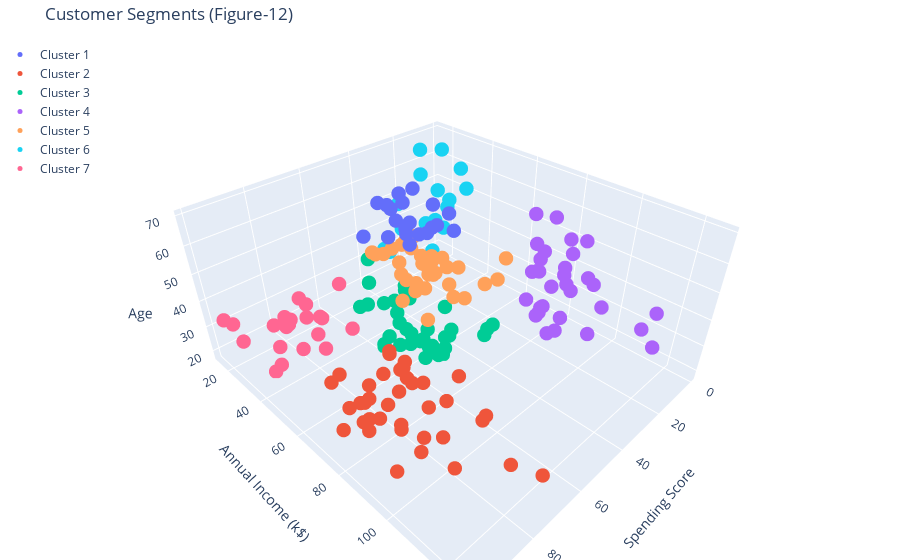

This figure's notebook cell:
### Markdown cell above
#### Interactive Visualization of 3D Clusters using Plotly

### Code cell
# Create traces for each cluster
trace0 = go.Scatter3d(
    x=df02['Spending Score (1-100)'],
    y=df02['Annual Income (k$)'],
    z=df02['Age'],
    mode='markers',
    marker=dict(size=5),
    name='Cluster 1'
)

trace1 = go.Scatter3d(
    x=df12['Spending Score (1-100)'],
    y=df12['Annual Income (k$)'],
    z=df12['Age'],
    mode='markers',
    marker=dict(size=5),
    name='Cluster 2'
)

trace2 = go.Scatter3d(
    x=df22['Spending Score (1-100)'],
    y=df22['Annual Income (k$)'],
    z=df22['Age'],
    mode='markers',
    marker=dict(size=5),
    name='Cluster 3'
)

trace3 = go.Scatter3d(
    x=df32['Spending Score (1-100)'],
    y=df32['Annual Income (k$)'],
    z=df32['Age'],
    mode='markers',
    marker=dict(size=5),
    name='Cluster 4'
)

trace4 = go.Scatter3d(
    x=df42['Spending Score (1-100)'],
    y=df42['Annual Income (k$)'],
    z=df42['Age'],
    mode='markers',
    marker=dict(size=5),
    name='Cluster 5'
)

trace5 = go.Scatter3d(
    x=df52['Spending Score (1-100)'],
    y=df52['Annual Income (k$)'],
    z=df52['Age'],
    mode='markers',
    marker=dict(size=5),
    name='Cluster 6'
)

trace6 = go.Scatter3d(
    x=df62['Spending Score (1-100)'],
    y=df62['Annual Income (k$)'],
    z=df62['Age'],
    mode='markers',
    marker=dict(size=5),
    name='Cluster 7'
)

# Combine all traces
data = [trace0, trace1, trace2, trace3, trace4, trace5, trace6]

# Layout configuration
layout = go.Layout(
    title='Customer Segments (Figure-12)',
    scene=dict(
        xaxis_title='Spending Score',
        yaxis_title='Annual Income (k$)',
        zaxis_title='Age'
    ),
    margin=dict(l=0, r=0, b=0, t=40),
    legend=dict(x=0, y=1)
)

# Plot figure
fig = go.Figure(data=data, layout=layout)
fig.show()

### Figure 1 — Plotly figure (JSON) as saved in the notebook; plotly's stock layout.template omitted (floating-point values rounded to 4 significant figures)
{"data": [{"marker": {"size": 5}, "mode": "markers", "name": "Cluster 1", "type": "scatter3d", "x": [35, 60, 46, 56, 52, 51, 48, 55, 49, 56, 47, 51, 41, 55, 59, 50, 43, 48, 52, 43], "y": [38, 43, 44, 46, 47, 48, 48, 49, 50, 50, 54, 54, 54, 59, 62, 63, 63, 63, 63, 65], "z": [65, 59, 69, 70, 67, 63, 68, 70, 60, 60, 59, 57, 67, 68, 67, 66, 68, 66, 65, 63]}, {"marker": {"size": 5}, "mode": "markers", "name": "Cluster 2", "type": "scatter3d", "x": [91, 77, 95, 75, 75, 71, 88, 73, 72, 93, 87, 97, 74, 90, 88, 76, 89, 78, 73, 83, 93, 75, 95, 63, 75, 92, 86, 69, 90, 86, 88, 97, 68, 85, 69, 91, 79, 74], "y": [69, 70, 71, 71, 71, 72, 73, 73, 74, 75, 76, 77, 77, 78, 78, 78, 78, 78, 78, 79, 81, 85, 86, 87, 87, 87, 88, 88, 93, 97, 98, 99, 101, 103, 103, 113, 120, 126], "z": [39, 31, 40, 38, 39, 31, 29, 32, 35, 32, 32, 28, 32, 34, 39, 38, 27, 30, 30, 29, 31, 36, 33, 32, 28, 36, 30, 27, 35, 32, 29, 30, 28, 36, 32, 38, 35, 32]}, {"marker": {"size": 5}, "mode": "markers", "name": "Cluster 3", "type": "scatter3d", "x": [39, 40, 61, 47, 42, 42, 60, 54, 51, 55, 59, 59, 47, 54, 52, 57, 55, 60, 41, 42, 52, 50, 49, 41, 55, 42, 54, 46, 48, 50, 56, 29, 34, 40], "y": [15, 17, 39, 40, 40, 40, 42, 43, 46, 46, 48, 48, 48, 54, 54, 54, 57, 58, 59, 60, 60, 60, 61, 62, 62, 62, 63, 64, 65, 65, 67, 70, 72, 76], "z": [19, 31, 31, 27, 29, 31, 33, 31, 27, 19, 18, 19, 32, 26, 23, 21, 22, 34, 18, 32, 24, 27, 20, 23, 26, 21, 19, 19, 18, 19, 27, 23, 25, 28]}, {"marker": {"size": 5}, "mode": "markers", "name": "Cluster 4", "type": "scatter3d", "x": [11, 9, 5, 7, 10, 5, 12, 22, 17, 20, 16, 1, 1, 5, 26, 20, 27, 13, 10, 13, 15, 14, 32, 15, 39, 24, 17, 23, 8, 16, 28], "y": [71, 71, 73, 73, 74, 75, 77, 78, 78, 78, 78, 78, 78, 81, 85, 86, 87, 87, 87, 88, 88, 93, 97, 98, 99, 101, 103, 103, 113, 120, 126], "z": [59, 47, 20, 44, 19, 57, 25, 34, 43, 44, 47, 37, 34, 19, 50, 42, 36, 40, 36, 52, 58, 59, 37, 46, 41, 54, 41, 34, 33, 47, 45]}, {"marker": {"size": 5}, "mode": "markers", "name": "Cluster 5", "type": "scatter3d", "x": [36, 55, 52, 45, 41, 50, 46, 59, 50, 42, 53, 48, 42, 55, 44, 46, 58, 46, 49, 40, 47, 42, 48, 56, 46, 42, 59, 43, 57, 40, 58, 35, 36, 35], "y": [39, 40, 42, 43, 43, 44, 46, 47, 48, 49, 54, 54, 54, 54, 54, 54, 57, 58, 60, 60, 60, 61, 62, 62, 63, 64, 65, 67, 67, 67, 69, 71, 77, 79], "z": [48, 50, 49, 50, 47, 51, 53, 54, 43, 47, 45, 40, 49, 38, 46, 48, 55, 50, 48, 40, 47, 48, 49, 49, 54, 38, 49, 51, 50, 38, 40, 43, 48, 56]}, {"marker": {"size": 5}, "mode": "markers", "name": "Cluster 6", "type": "scatter3d", "x": [6, 6, 3, 14, 15, 13, 35, 29, 35, 5, 14, 32, 31, 4, 4, 14, 17, 26, 28], "y": [16, 18, 19, 19, 20, 20, 21, 23, 24, 25, 28, 28, 29, 30, 33, 33, 34, 37, 39], "z": [20, 35, 64, 67, 58, 37, 35, 52, 35, 46, 54, 45, 40, 60, 53, 49, 42, 36, 49]}, {"marker": {"size": 5}, "mode": "markers", "name": "Cluster 7", "type": "scatter3d", "x": [81, 77, 76, 94, 72, 99, 77, 79, 66, 98, 73, 73, 82, 61, 87, 73, 92, 81, 73, 75, 92, 65], "y": [15, 16, 17, 18, 19, 19, 20, 20, 21, 23, 24, 25, 28, 28, 29, 30, 33, 33, 34, 37, 38, 39], "z": [21, 23, 22, 23, 30, 35, 24, 22, 20, 35, 25, 31, 29, 35, 23, 21, 18, 21, 30, 20, 24, 24]}], "layout": {"legend": {"x": 0, "y": 1}, "margin": {"b": 0, "l": 0, "r": 0, "t": 40}, "scene": {"xaxis": {"title": {"text": "Spending Score"}}, "yaxis": {"title": {"text": "Annual Income (k$)"}}, "zaxis": {"title": {"text": "Age"}}}, "title": {"text": "Customer Segments (Figure-12)"}}}
